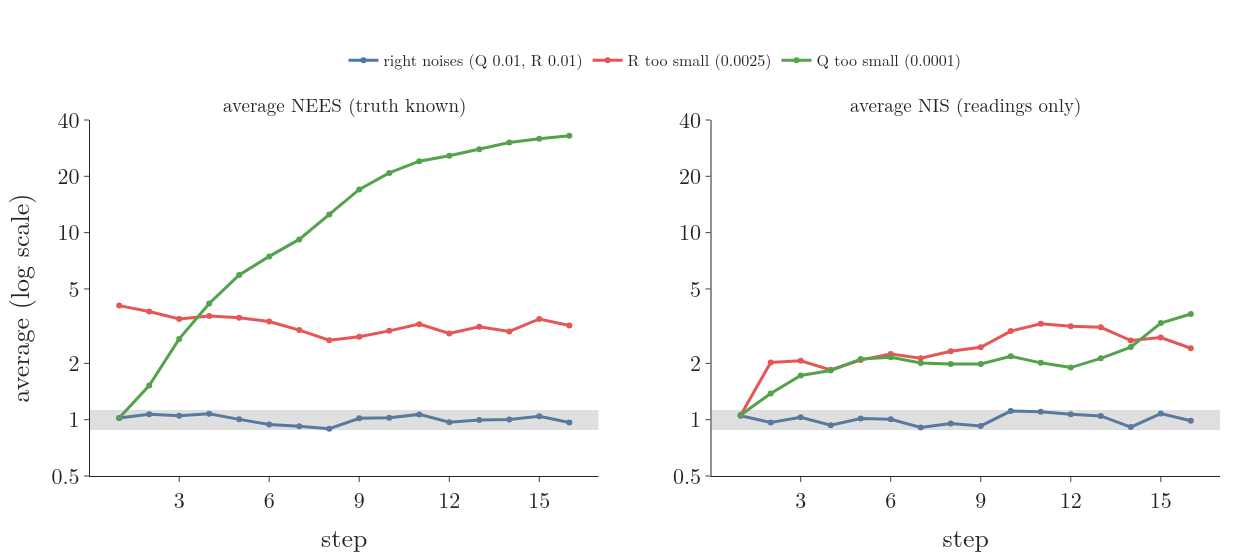

Python code for this plot:
"""Filter honesty over 500 simulated runs. Left: average NEES (needs the truth); right: average NIS (needs only the
readings). A filter with the right noises stays inside the band where 95 percent of averages of 500 chi-square(1)
values fall; one that assumes the sensor twice as precise (R = 0.0025) sits near 3; one with too little process
noise (Q = 0.0001) drifts upwards. Run: python consistency.py -> consistency.png"""
from pathlib import Path

import numpy as np
import plotly.graph_objects as go
from plotly.subplots import make_subplots
from scipy.stats import chi2
from gifkit import BLUE, FONT, GREEN, RED
from ekfsim import consistency

here = Path(__file__).parent
N = 500
lo, hi = chi2.ppf([0.025, 0.975], N) / N
t = np.arange(1, 17)
fig = make_subplots(rows=1, cols=2, subplot_titles=["average NEES (truth known)", "average NIS (readings only)"],
                    horizontal_spacing=0.1)
for q, r, c, name in ((0.01, 0.01, BLUE, "right noises (Q 0.01, R 0.01)"),
                      (0.01, 0.0025, RED, "R too small (0.0025)"),
                      (0.0001, 0.01, GREEN, "Q too small (0.0001)")):
    nees, nis = consistency(q, r, N)
    print(name, "NEES", nees.round(2), "NIS", nis.round(2))
    fig.add_trace(go.Scatter(x=t, y=nees, mode="lines+markers", line=dict(color=c, width=3), name=name), row=1, col=1)
    fig.add_trace(go.Scatter(x=t, y=nis, mode="lines+markers", line=dict(color=c, width=3), showlegend=False), row=1, col=2)
for col in (1, 2):
    fig.add_hrect(y0=lo, y1=hi, fillcolor="grey", opacity=0.25, line_width=0, row=1, col=col)
fig.update_yaxes(type="log", range=[np.log10(0.5), np.log10(40)], tickvals=[0.5, 1, 2, 5, 10, 20, 40], title="average (log scale)", row=1, col=1)
fig.update_yaxes(type="log", range=[np.log10(0.5), np.log10(40)], tickvals=[0.5, 1, 2, 5, 10, 20, 40], row=1, col=2)
fig.update_xaxes(title="step", dtick=3)
fig.update_layout(template="simple_white", font=FONT, width=1250, height=560, margin=dict(l=90, r=30, t=120, b=70),
                  legend=dict(orientation="h", x=0.5, xanchor="center", y=1.12, yanchor="bottom", font=dict(size=16)))
fig.update_annotations(selector=dict(yref="paper"), font_size=19)
print("band", lo.round(3), hi.round(3))
fig.write_image(here / "consistency.png")
